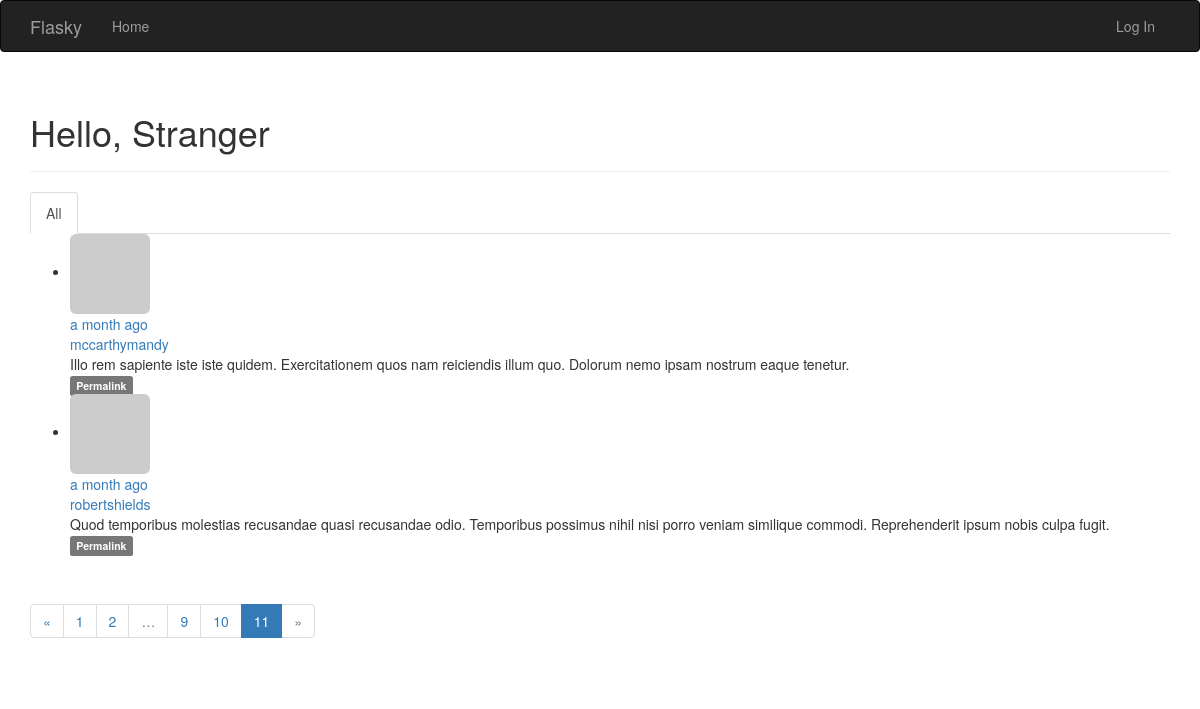
/?page=11, run on an earlier commit of the app's database.
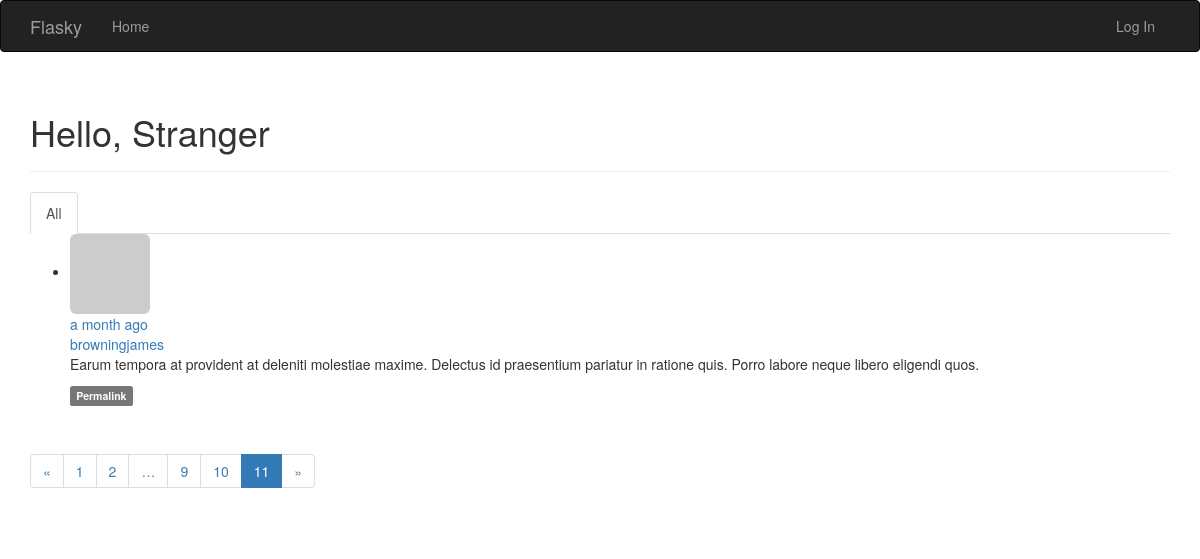
And on a later commit of the database.
### app/models.py (models this page shows, shortened)
class Post(db.Model):
    __tablename__ = 'posts'
    id = db.Column(db.Integer, primary_key=True)
    body = db.Column(db.Text)
    body_html = db.Column(db.Text)
    timestamp = db.Column(db.DateTime, index=True, default=datetime.utcnow)
    author_id = db.Column(db.Integer, db.ForeignKey('users.id'))

class User(UserMixin, db.Model):
    __tablename__ = 'users'
    id = db.Column(db.Integer, primary_key=True)
    email = db.Column(db.String(64), unique=True, index=True)
    username = db.Column(db.String(64), unique=True, index=True)
    role_id = db.Column(db.Integer, db.ForeignKey('roles.id'))
    password_hash = db.Column(db.String(128))
    confirmed = db.Column(db.Boolean, default=False)
    name = db.Column(db.String(64))
    location = db.Column(db.String(64))
    about_me = db.Column(db.Text())
    member_since = db.Column(db.DateTime(), default=datetime.utcnow)
    last_seen = db.Column(db.DateTime(), default=datetime.utcnow)
    avatar_hash = db.Column(db.String(32))
    posts = db.relationship('Post', backref='author', lazy='dynamic')
    followed = db.relationship('Follow',
                               foreign_keys=[Follow.follower_id],
                               backref=db.backref('follower', lazy='joined'),
                               lazy='dynamic',
                               cascade='all, delete-orphan')
    followers = db.relationship('Follow',
                                foreign_keys=[Follow.followed_id],
                                backref=db.backref('followed', lazy='joined'),
                                lazy='dynamic',
                                cascade='all, delete-orphan')
    @property
    def password(self):
        raise AttributeError('password is not a readable attribute')
    def gravatar(self, size=100, default='identicon', rating='g'):
        url = 'https://secure.gravatar.com/avatar'
        hash = self.avatar_hash or self.gravatar_hash()
        return '{url}/{hash}?s={size}&d={default}&r={rating}'.format(
            url=url, hash=hash, size=size, default=default, rating=rating)

### app/main/views.py (the view)
@main.route('/', methods=['GET', 'POST'])
def index():
    form = PostForm()
    if current_user.can(Permission.WRITE) and form.validate_on_submit():
        post = Post(body=form.body.data,
                    author=current_user._get_current_object())
        db.session.add(post)
        db.session.commit()
        return redirect(url_for('.index'))
    page = request.args.get('page', 1, type=int)
    show_followed = False
    if current_user.is_authenticated:
        show_followed = bool(request.cookies.get('show_followed', ''))
    if show_followed:
        query = current_user.followed_posts
    else:
        query = Post.query
    pagination = query.order_by(Post.timestamp.desc()).paginate(
        page, per_page=current_app.config['FLASKY_POSTS_PER_PAGE'],
        error_out=False)
    posts = pagination.items
    return render_template('index.html', form=form, posts=posts,
                           show_followed=show_followed, pagination=pagination)

### app/auth/views.py (called while the page is built)
@auth.before_app_request
def before_request():
    if current_user.is_authenticated:
        current_user.ping()
        if not current_user.confirmed \
                and request.endpoint[:5] != 'auth.':
            return redirect(url_for('auth.unconfirmed'))

### app/main/__init__.py (called while the page is built)
@main.app_context_processor
def inject_permissions():
    return dict(Permission=Permission)

### app/models.py (called while the page is built)
    def can(self, permissions):
        return False

    def is_administrator(self):
        return False

### app/templates/index.html (shortened to what this page needs)
{% extends "base.html" %}
{% import "bootstrap/wtf.html" as wtf %}
{% import "_macros.html" as macros %}
{% block page_content %}
<div class="page-header">
    <h1>Hello,
    {% if current_user.is_authenticated %}
        {{ current_user.username }}
    {% else %}
        Stranger
    {% endif %}
    </h1>
</div>
<div class="post-tabs">
    <ul class="nav nav-tabs">
        <li{% if not show_followed %} class="active"{% endif %}><a href="{{ url_for('.show_all') }}">All</a> </li>
    </ul>
</div>
{% include "_posts.html" %}
{% if pagination %}
<div class="pagination">
    {{ macros.pagination_widget(pagination, '.index') }}
</div>
{% endif %}
{% endblock %}

### app/templates/_posts.html (shortened to what this page needs)
<ul class="posts">
    {% for post in posts %}
    <li class="post">
        <div class="post-thumbnail">
            <a href="{{ url_for('.user', username=post.author.username) }}">
                <img class="img-rounded profile-thumbnail"
                     src="{{ post.author.gravatar(size=40) }}"
            </a>
        </div>
        <div class="page-content">
            <div class="post-date">{{ moment(post.timestamp).fromNow() }}</div>
            <div class="post-author">
                <a href="{{ url_for('.user', username=post.author.username) }}">
                    {{ post.author.username }}
                </a>
            </div>
            <div class="post-body">
                {% if post.body_html %}
                {{ post.body_html | safe }}
                {% else %}
                {{ post.body }}
                {% endif %}
            </div>
            <div class="post-footer">
                <a href="{{ url_for('.post', id=post.id) }}">
                    <span class="label label-default">Permalink</span>
                </a>
            </div>
        </div>
    </li>
    {% endfor %}
</ul>

What changed in the data, as far as the page shows it:
no longer on this page (row edited): Post: timestamp "a month ago", author.username "mccarthymandy", body "Illo rem sapiente iste iste quidem. Exercitationem quos nam reiciendis illum quo. Dolorum nemo ipsam nostrum eaque tenetur."
no longer on this page (row edited): Post: timestamp "a month ago", author.username "robertshields", body "Quod temporibus molestias recusandae quasi recusandae odio. Temporibus possimus nihil nisi porro veniam similique commodi. Reprehenderit ipsum nobis culpa fugit."
now on this page (row edited): Post: timestamp "a month ago", author.username "browningjames", body_html "Earum tempora at provident at deleniti molestiae maxime. Delectus id praesentium pariatur in ratione quis. Porro labore neque libero eligendi quos."
